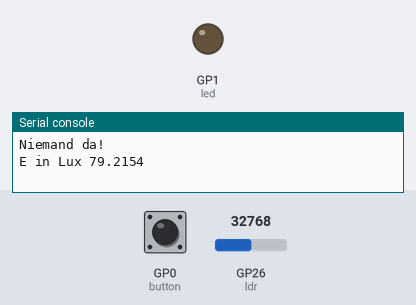
A program run on a simulated Raspberry Pi Pico running CircuitPython. On the bench: output pins drawn as LEDs (lit = HIGH), the last lines printed to the serial console. Inputs (shaded band) come from the test bench; at power-on: GP0 (button) HIGH, GP26 (ldr) = 32768 (analog values on the 0–65535 scale).

Above: at 1.2 s.
1.3 s: GP0 (button) pulled LOW for 2.45 s
At 3.5 s:
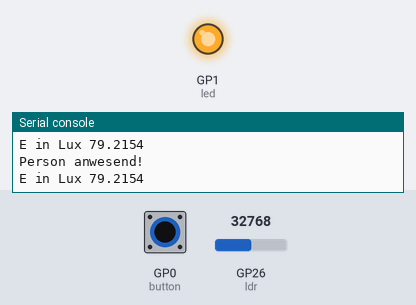
5.2 s: GP26 (ldr) set to 23712
8.2 s: GP26 (ldr) set to 22400
At 9.3 s:
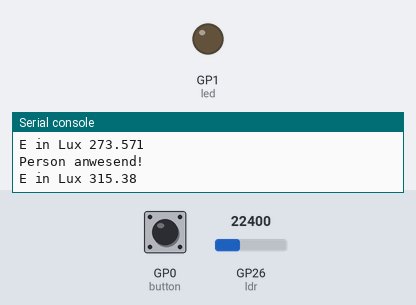
11.0 s: GP26 (ldr) set to 32767
At 12.1 s:
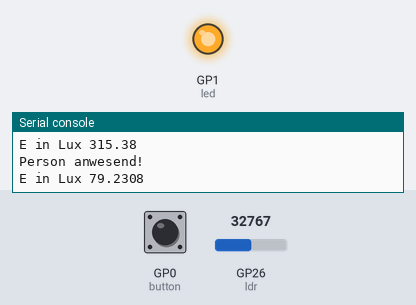
Timing chart, 0 to 14.0 s (numbered marks = the images above; inputs shaded):
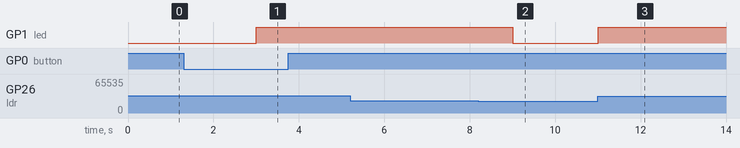

Measured:
- the behaviour switches between 22880 and 22864 on GP26 (ldr) (found by bisection; images 1 and 2)
- after the input at 1.3 s, GP1 (led): LOW → HIGH after 1.7 s
- after the input at 8.2 s, GP1 (led): HIGH → LOW after 0.80 s
- after the input at 11.0 s, GP1 (led): LOW → HIGH at once

The program:

code.py
```python
import board
import analogio
import time
import digitalio

# LED setup
led_pin = board.GP1  # Replace with actual GPIO pin
led = digitalio.DigitalInOut(led_pin)
led.direction = digitalio.Direction.OUTPUT

# Button setup
button_pin = board.GP0  # Replace with actual GPIO pin
button = digitalio.DigitalInOut(button_pin)
button.direction = digitalio.Direction.INPUT
#button.pull = digitalio.Pull.UP  # Use pull-up resistor

# ADC setup
ldr = analogio.AnalogIn(board.A0)

def adc_to_voltage(adc):
    u_max = 3.3
    u_min = 0.0
    adc_max = 2**16 - 1
    adc_min = 0

    beta_0 = u_min
    beta_1 = (u_max - u_min) / (adc_max - adc_min)
    return beta_0 + beta_1 * adc

def adc_to_e(adc):
    return 15468527.7 / (adc - 1013.94) - 407.92

P_ACT = False
L_MAN = False

PAR_SETPT = 300

prev_button_state = True  # Start with button unpressed
last_press_time = 0  # Time tracking for debounce

# Main loop
while True:
    #print(time.time(), button.value)

    time.sleep(1)

    button_state = button.value  # Read button state (True = not pressed, False = pressed)

    current_time = time.monotonic()  # Get the current time in seconds

    # Detect a button press event (only on state change)
    if not button_state and prev_button_state:  # Button just pressed
        if current_time - last_press_time > 0.2:  # Debounce (200 ms)
            P_ACT = not P_ACT  # Toggle P_ACT
            last_press_time = current_time  # Update last press time

    prev_button_state = button_state  # Update previous button state

    # Print status
    if P_ACT:
        print("Person anwesend!")
    else:
        print("Niemand da!")

    # Read ADC and convert
    H_ROOM = adc_to_e(ldr.value)
    print("E in Lux", H_ROOM)

    # Control LED
    led.value = (P_ACT and H_ROOM < PAR_SETPT) or L_MAN

    time.sleep(1)  # Short delay to reduce CPU usage
```
